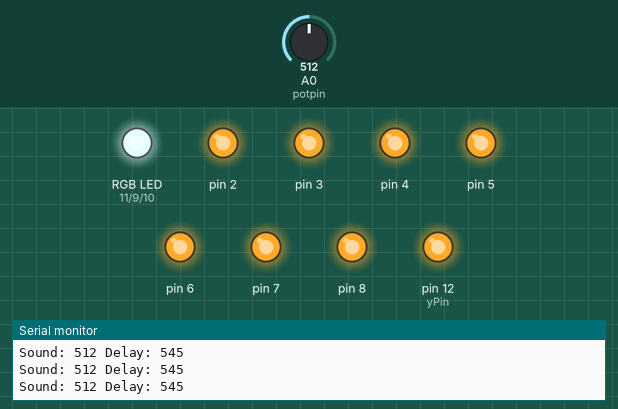
Recording of a sketch running on a simulated Arduino Uno, built with avr-gcc and run on an emulated ATmega328P. Parts: an RGB LED mixed from three pins (HIGH = lit), output pins drawn as LEDs (lit = HIGH), the last lines printed to the serial monitor. The test bench sets the inputs (shaded band); at power-on: A0 (potpin) = 512. Dim RGB values are drawn brighter than linear; random numbers use the default seed unless the sketch sets one.

Above: at 4.2 s.
4.3 s: A0 (potpin) set to 107
At 5.0 s:
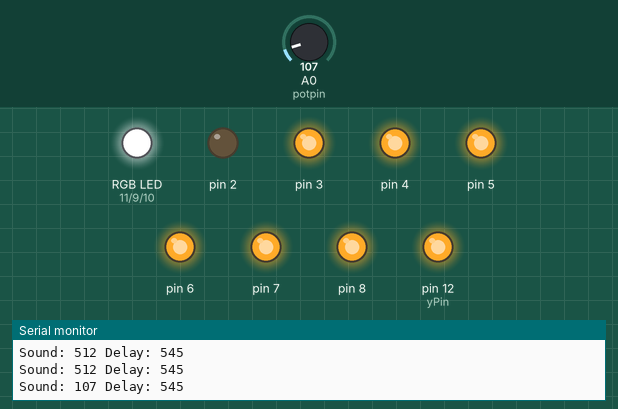
7.3 s: A0 (potpin) set to 94
At 7.6 s:
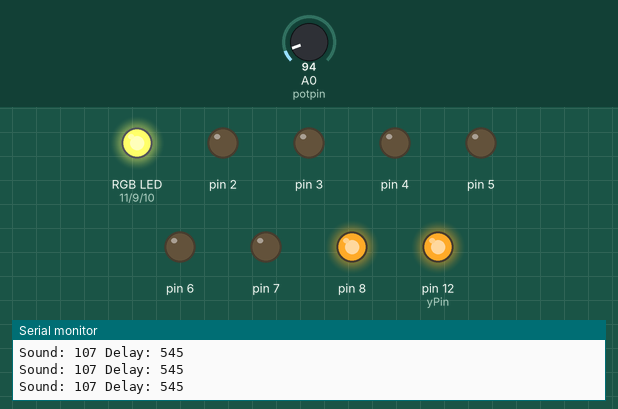
10.3 s: A0 (potpin) set to 0
13.3 s: A0 (potpin) set to 20
16.3 s: A0 (potpin) set to 716
At 17.0 s:
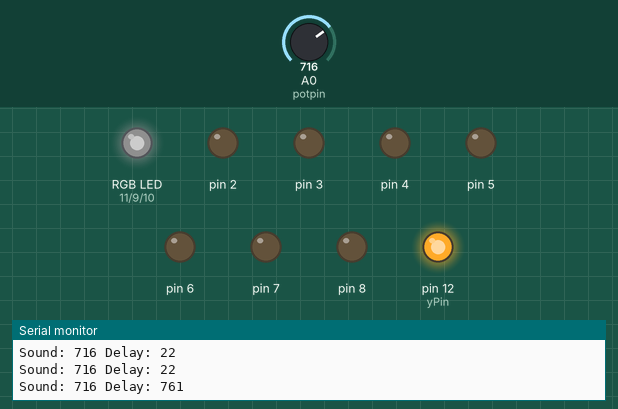
Timing chart, 0 to 27.9 s (numbered marks = the images above; inputs shaded):
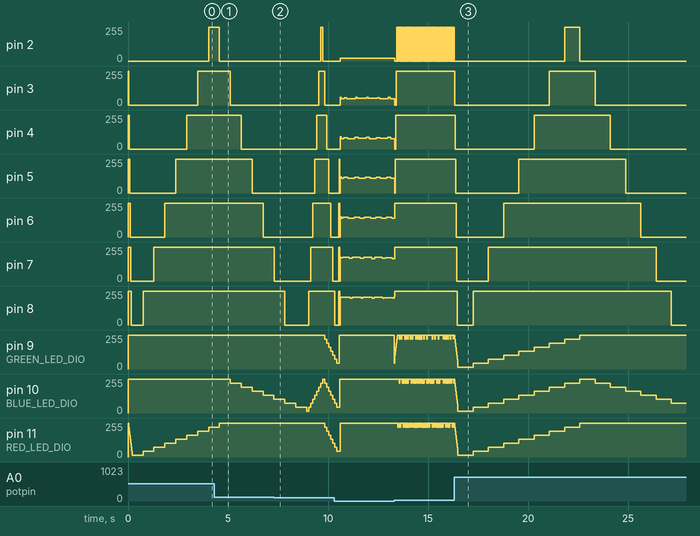

Measured:
- the behaviour switches between 100 and 99 on A0 (potpin) (found by bisection; images 1 and 2)
- after the input at 16.3 s, pin 3: 255/255 → 0/255 at once, → 255/255 4.7 s later; pin 4: 255/255 → 0/255 after 0.06 s, → 255/255 3.9 s later; pin 5: 255/255 → 0/255 after 0.09 s, → 255/255 3.2 s later; pin 6: 255/255 → 0/255 after 0.11 s, → 255/255 2.4 s later; pin 7: 255/255 → 0/255 after 0.13 s, → 255/255 1.6 s later

The sketch:

kit_other_mic.ino
```cpp
int xPin = 0;
int yPin = 0;
int WalkSpeed = 25;
int potpin = 0;  // analog pin used to connect the potentiometer
int WalkDirection = 0;
int WalkRGB = 0;
int OldWalkSpeed = 0;

int RedColor   = 255;
int BlueColor  = 255;
int GreenColor = 255;
int LedLimit   = 0;
int OldLedLimit   = 0;
int PotInput = 0;
int PotInput2 = 0;
int WalkCounter  = 0;

int LedDirection = 1;

int LedColor = 1;

#define BLUE_LED_DIO 10     /* Select the DIO for driving the BLUE LED */
#define RED_LED_DIO 11       /* Select the DIO for driving the RED LED */
#define GREEN_LED_DIO 9    /* Select the DIO for driving the GREEN LED */


void setup() {

  pinMode(BLUE_LED_DIO, OUTPUT);
  pinMode(RED_LED_DIO, OUTPUT);
  pinMode(GREEN_LED_DIO, OUTPUT);
  analogWrite(BLUE_LED_DIO, 255);
  analogWrite(RED_LED_DIO, 255);
  analogWrite(GREEN_LED_DIO, 255);

  for (int xPin = 2; xPin < 10; xPin++)
  {
    if (xPin==9) {yPin=12;} else {yPin=xPin;}
    pinMode(yPin, OUTPUT);
    digitalWrite(yPin, HIGH);    // turn the LED off by making the voltage LOW
  }
  WalkDirection=1;
  WalkRGB = 1;
  xPin = 1;

  Serial.begin(115200);

}

void loop() {

  PotInput = analogRead(potpin);            // reads the value of the potentiometer (value between 0 and 1023)
/*
  WalkCounter++;
  if (WalkCounter>2)
  {
    WalkCounter = 0;
  }
*/
  OldLedLimit = LedLimit;
  LedLimit = map(PotInput, 0, 64, 0, 8);     // scale it to use it with the servo (value between 0 and 180)

  if (LedLimit==0) {  LedLimit  = OldLedLimit;  }

  if (PotInput!=0)
  {
    PotInput2 = PotInput;
  Serial.print("Sound: ");
  Serial.print(PotInput);
  Serial.print(" Delay: ");
  Serial.println(WalkSpeed); // Convert ping time to distance in cm and print result (0 = outside set distance range)
  }

  if (LedDirection==1)
  {
    xPin++;
    if (xPin==9) {yPin=12;} else {yPin=xPin;}
    digitalWrite(yPin, LOW);   // turn the LED
    delay(WalkSpeed);

    if (LedColor==1)
    {
        RedColor -=30;
        analogWrite(RED_LED_DIO, RedColor);
        if (RedColor<=0) { RedColor=0; analogWrite(RED_LED_DIO, RedColor);  }
    }

    if (LedColor==2)
    {
        GreenColor -=30;
        analogWrite(GREEN_LED_DIO, GreenColor);
        if (GreenColor<=0) { GreenColor=0; analogWrite(GREEN_LED_DIO, GreenColor); }
    }

    if (LedColor==3)
    {
        BlueColor -=30;
        analogWrite(BLUE_LED_DIO, BlueColor);
        if (BlueColor<=0) { BlueColor=0; analogWrite(BLUE_LED_DIO, RedColor);  }
    }

    if (LedColor==4)
    {
        RedColor -=30;
        analogWrite(RED_LED_DIO, RedColor);
        if (RedColor<=0) { RedColor=0; analogWrite(RED_LED_DIO, RedColor); }

        BlueColor -=30;
        analogWrite(BLUE_LED_DIO, BlueColor);
        if (BlueColor<=0) { BlueColor=0; analogWrite(BLUE_LED_DIO, RedColor); }
    }

    if (LedColor==5)
    {
        RedColor -=30;
        analogWrite(RED_LED_DIO, RedColor);
        if (RedColor<=0) { RedColor=0; analogWrite(RED_LED_DIO, RedColor); }

        BlueColor -=30;
        analogWrite(BLUE_LED_DIO, BlueColor);
        if (BlueColor<=0) { BlueColor=0; analogWrite(BLUE_LED_DIO, RedColor);}

        GreenColor -=30;
        analogWrite(GREEN_LED_DIO, GreenColor);
        if (GreenColor<=0) { GreenColor=0; analogWrite(GREEN_LED_DIO, GreenColor); }
    }


    if (LedColor==6)
    {
        RedColor -=30;
        analogWrite(RED_LED_DIO, RedColor);
        if (RedColor>=255) { RedColor=255; analogWrite(RED_LED_DIO, RedColor); }

        GreenColor -=30;
        analogWrite(GREEN_LED_DIO, GreenColor);
        if (GreenColor>=255) { GreenColor=255; analogWrite(GREEN_LED_DIO, GreenColor); }
    }


    if (xPin>=LedLimit) {
      LedDirection = 2; xPin++;
      WalkSpeed = map(PotInput, 0, 32, 1, 35);     // scale it to use it with the servo (value between 0 and 180)
    } else
    if (xPin==9) {
      LedDirection = 2; xPin++;
      WalkSpeed = map(PotInput, 0, 32, 1, 35);     // scale it to use it with the servo (value between 0 and 180)
    }
  } else

  if (LedDirection==2)
  {
    xPin--;
    if (xPin==9) {yPin=12;} else {yPin=xPin;}
    digitalWrite(yPin, HIGH);   // turn the LED off
    delay(WalkSpeed);
    if (xPin<=2) { LedDirection = 1; xPin--;         LedColor=random(1,6);  RedColor=255; analogWrite(RED_LED_DIO, RedColor);  GreenColor=255; analogWrite(GREEN_LED_DIO, GreenColor); BlueColor=255; analogWrite(BLUE_LED_DIO, RedColor); }


    if (LedColor==1)
    {
        RedColor +=30;
        analogWrite(RED_LED_DIO, RedColor);
        if (RedColor>=255) { RedColor=255; analogWrite(RED_LED_DIO, RedColor); }
    }

    if (LedColor==2)
    {
        GreenColor +=30;
        analogWrite(GREEN_LED_DIO, GreenColor);
        if (GreenColor>=255) { GreenColor=255; analogWrite(GREEN_LED_DIO, GreenColor); }
    }

    if (LedColor==3)
    {
        BlueColor +=30;
        analogWrite(BLUE_LED_DIO, BlueColor);
        if (BlueColor>=255) { BlueColor=255; analogWrite(BLUE_LED_DIO, RedColor); }
    }

    if (LedColor==4)
    {
        RedColor +=30;
        analogWrite(RED_LED_DIO, RedColor);
        if (RedColor>=255) { RedColor=255; analogWrite(RED_LED_DIO, RedColor); }

        BlueColor +=30;
        analogWrite(BLUE_LED_DIO, BlueColor);
        if (BlueColor>=255) { BlueColor=255; analogWrite(BLUE_LED_DIO, RedColor); }
    }

    if (LedColor==5)
    {
        RedColor +=30;
        analogWrite(RED_LED_DIO, RedColor);
        if (RedColor>=255) { RedColor=255; analogWrite(RED_LED_DIO, RedColor); }

        BlueColor +=30;
        analogWrite(BLUE_LED_DIO, BlueColor);
        if (BlueColor>=255) { BlueColor=255; analogWrite(BLUE_LED_DIO, RedColor); }

        GreenColor +=30;
        analogWrite(GREEN_LED_DIO, GreenColor);
        if (GreenColor>=255) { GreenColor=255; analogWrite(GREEN_LED_DIO, GreenColor); }
    }


    if (LedColor==6)
    {
        RedColor +=30;
        analogWrite(RED_LED_DIO, RedColor);
        if (RedColor>=255) { RedColor=255; analogWrite(RED_LED_DIO, RedColor); }

        GreenColor +=30;
        analogWrite(GREEN_LED_DIO, GreenColor);
        if (GreenColor>=255) { GreenColor=255; analogWrite(GREEN_LED_DIO, GreenColor); }
    }


  }

/*
  if (WalkRGB == 1)
  {
    analogWrite(RED_LED_DIO, RedColor);
    RedColor -=10;
    if (RedColor<=0) { WalkRGB=2; RedColor=0; analogWrite(RED_LED_DIO, RedColor); }
  }

  if (WalkRGB == 2)
  {
    analogWrite(RED_LED_DIO, RedColor);
    RedColor +=10;
    if (RedColor>=255) { RedColor=255; analogWrite(RED_LED_DIO, RedColor); }
  }


  if (WalkRGB == 2)
  {
    analogWrite(BLUE_LED_DIO, BlueColor);
    BlueColor -=5;
    if (BlueColor<=0) { WalkRGB=5; BlueColor=0; analogWrite(BLUE_LED_DIO, BlueColor);  }
  }

  if (WalkRGB == 5)
  {
    analogWrite(BLUE_LED_DIO, BlueColor);
    BlueColor +=10;
    if (BlueColor>=255) { BlueColor=255; analogWrite(BLUE_LED_DIO, BlueColor); }
  }


  if (WalkRGB == 5)
  {
    analogWrite(GREEN_LED_DIO, GreenColor);
    GreenColor -=5;
    if (GreenColor<=0) { WalkRGB=6; GreenColor=0; analogWrite(GREEN_LED_DIO, GreenColor);  }
  }

  if (WalkRGB == 6)
  {
    analogWrite(GREEN_LED_DIO, GreenColor);
    GreenColor +=10;
    if (GreenColor>=255) { WalkRGB=1; GreenColor=255; analogWrite(GREEN_LED_DIO, GreenColor);  BlueColor=255; }
  }
  */
}
```
